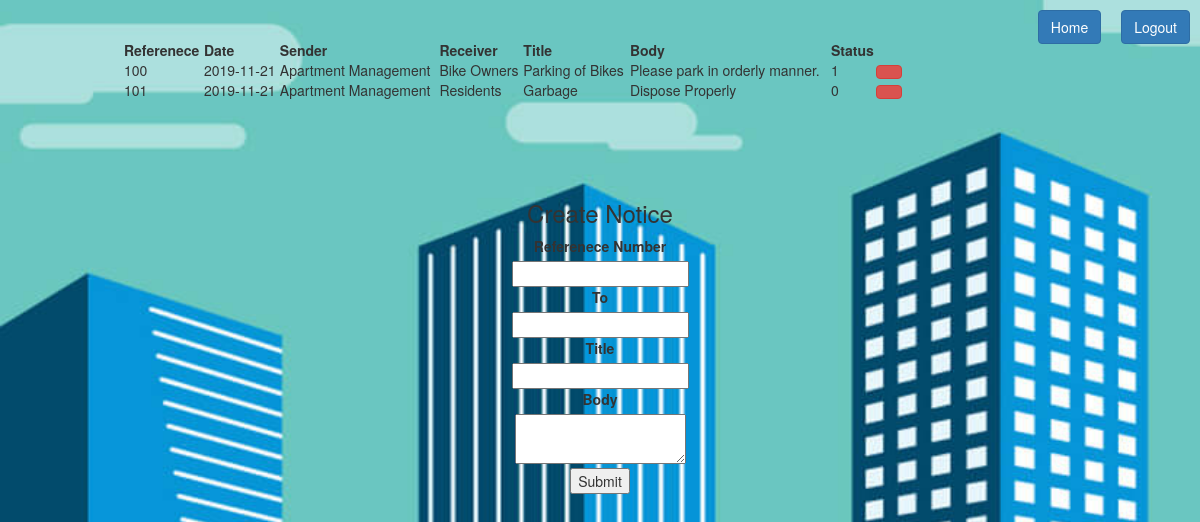
The app's page /createNotice with its own data.
### tables this page shows
CREATE TABLE "notice" (
	"ref_no"	TEXT,
	"date"	INTEGER,
	"sender"	TEXT,
	"receiver"	TEXT,
	"title"	TEXT,
	"body"	TEXT,
	"approved"	TEXT DEFAULT 0,
	PRIMARY KEY("ref_no")
);

### script.py (the view)
@app.route('/createNotice')
def createNotice():
	conn = sqlite3.connect('data/data.db')
	cur = conn.cursor()
	cur.execute("SELECT * from notice;")
	data = cur.fetchall()
	return render_template('createNotice.html', data=data)

### script.py (called while the page is built)
@app.before_request
def before_request():
	g.user = None
	if 'user' in session:
		g.user = session['user']

### templates/createNotice.html (shortened to what this page needs)
<!DOCTYPE html>
<html>
<head>
	<link rel="stylesheet" type="text/css" href="{{ url_for('static', filename='bootstrap.css') }}">
	<link rel="stylesheet" type="text/css" href="{{ url_for('static', filename='myStyles.css') }}">
	<link rel="stylesheet" href="https://maxcdn.bootstrapcdn.com/bootstrap/3.4.0/css/bootstrap.min.css">
</head>
<body class="bgSet">
	<a href="/logout" style="float: right; margin: 10px"><button class="btn btn-primary">Logout</button></a>
  <a href="/welcomeH" style="float: right; margin: 10px"><button class="btn btn-primary">Home</button></a>
  <br>
  <div class="displayNotice" style="text-align:center">
		<center>
			<table width="65%" align="center;" style="margin: 0px auto;">
				<tr>
					<td><b>Referenece</b></td>
			    <td><b>Date</b></td>
			    <td><b>Sender</b></td>
					<td><b>Receiver</b></td>
					<td><b>Title</b></td>
          <td><b>Body</b></td>
          <td><b>Status</b></td>
				<tr>
				<br>
				{% for item in data %}
				<tr>
					<td>{{item[0]}}</td>
			    <td>{{item[1]}}</td>
			    <td>{{item[2]}}</td>
					<td>{{item[3]}}</td>
					<td>{{item[4]}}</td>
          <td>{{item[5]}}</td>
          <td>{{item[6]}}</td>
					<td><button class="btn btn-danger" id={{item[0]}} onclick='javascript: deleteNotice({{item[0]}})'></button></td>
				<tr>
				{% endfor %}
			</table>
		</center>
	</div>
  <div class="form-group" style="text-align:center;margin-top:20px">
    <form action="{{ url_for('recordNotice') }}" method="post" style="margin-top:100px;	">
				<h3>Create Notice</h3>
        <label for="ref_no" style="text-align:center;">Referenece Number</label><br>
        <input id="ref_no" name="ref_no"></input>
        <br>
        <label for="to" style="text-align:center;">To</label><br>
        <input id="to" name="to"></input>
        <br>
        <label for="title" style="text-align:center;">Title</label><br>
        <input id="title" name="title"></input>
        <br>
        <label for="body" style="text-align:center;">Body</label><br>
        <textarea id="body" name="body" style="height:50px;"></textarea>
        <br>
        <input type="submit" value="Submit">
    </form>
  </div>
</body>
</html>

### static/myStyles.css (style rules this page uses)
:root { --lightGrey: #DDDDDD; --maroon: #800000; --deepGreenLight: #00902080; --deepBlueLight: #00008080; --orangeLight: #FFA000A0; --pinkLight: #F4BFBEC0; --redLight: #FF000090; --lightRed: #FF3333; --lightBlue: #ADD8E6F0; --lightGreen: #90EE90F0; }
.bgSet { background-image: url('/static/images/buildings.jpg'); background-repeat: no-repeat; background-size: cover; background-attachment: fixed; }

### records on screen
notice: ref_no "100", date "2019-11-21", sender "Apartment Management", receiver "Bike Owners", title "Parking of Bikes", body "Please park in orderly manner.", approved "1"
notice: ref_no "101", date "2019-11-21", sender "Apartment Management", receiver "Residents", title "Garbage", body "Dispose Properly", approved "0"
